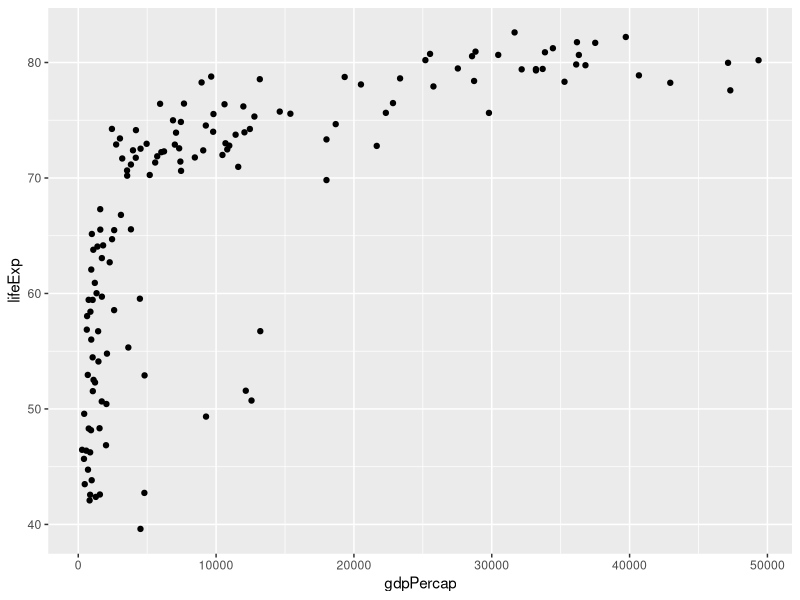
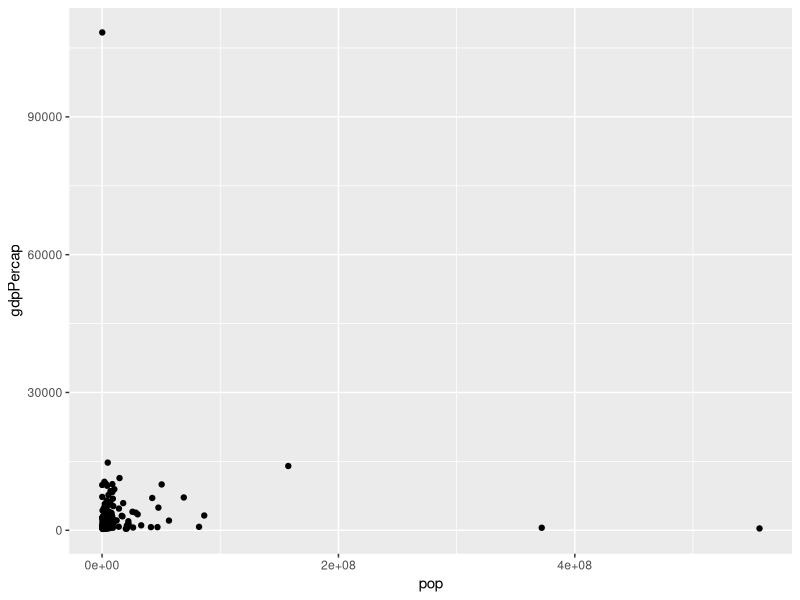
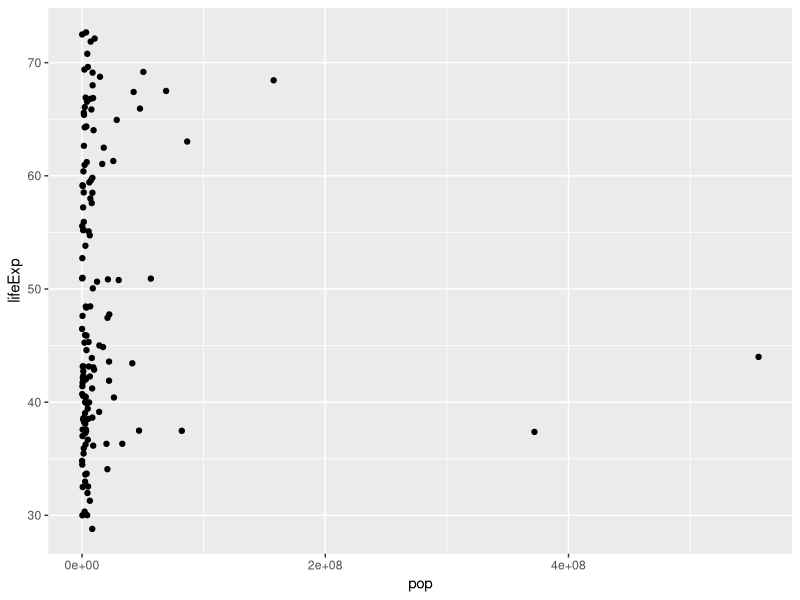
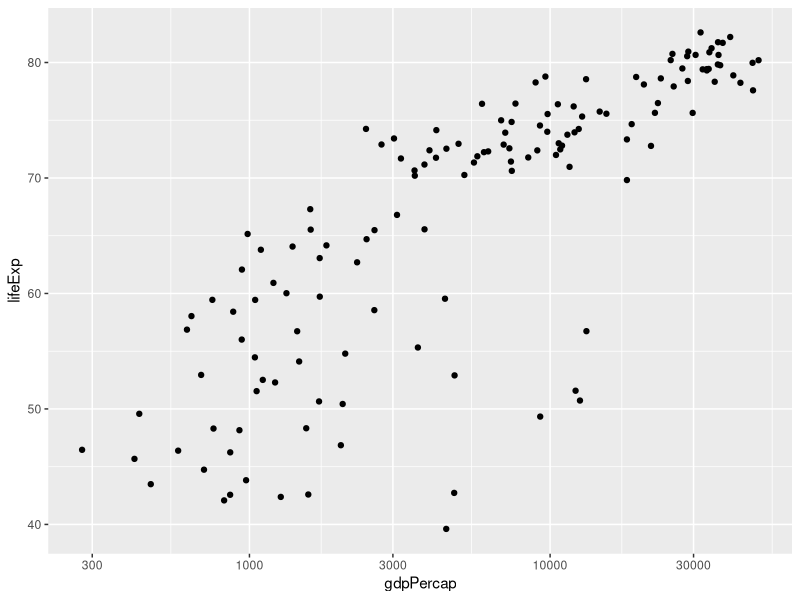
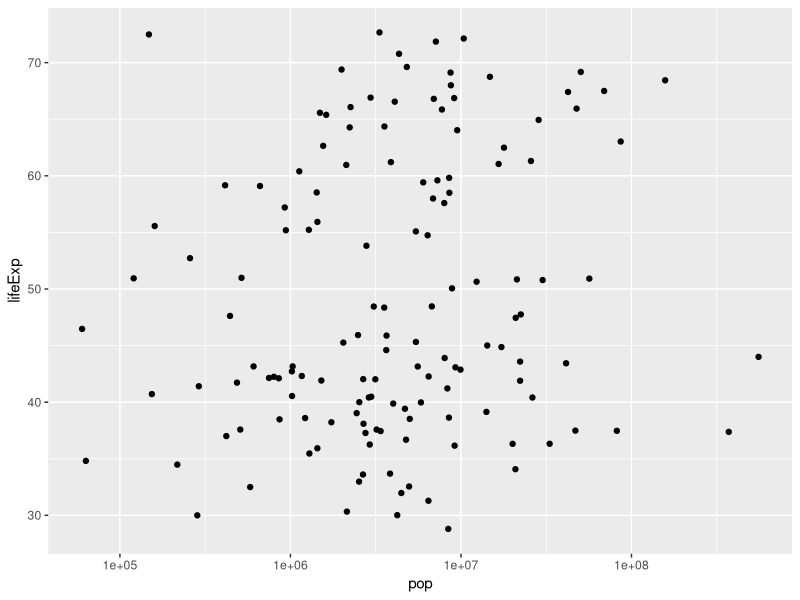
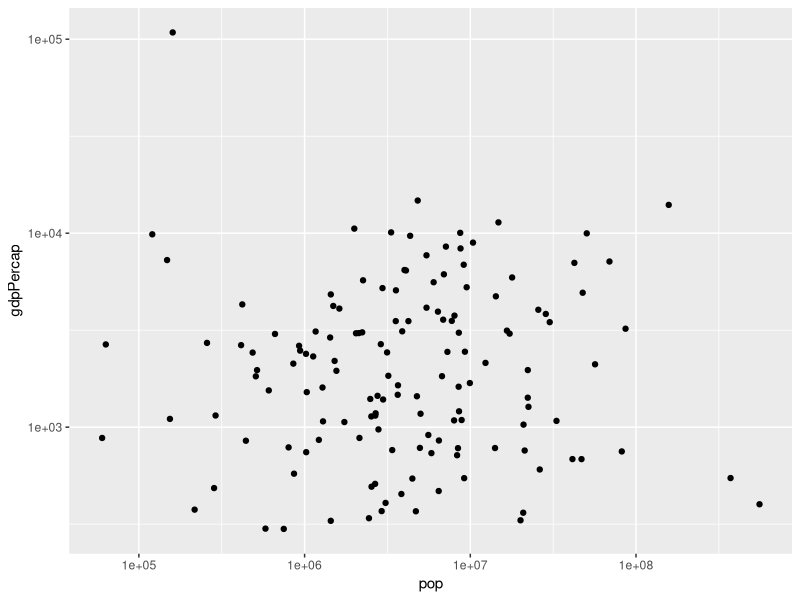
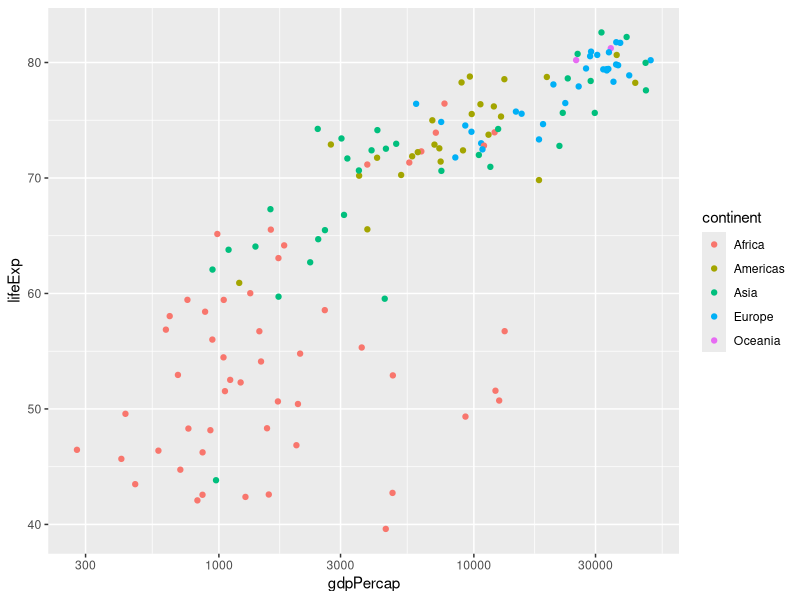
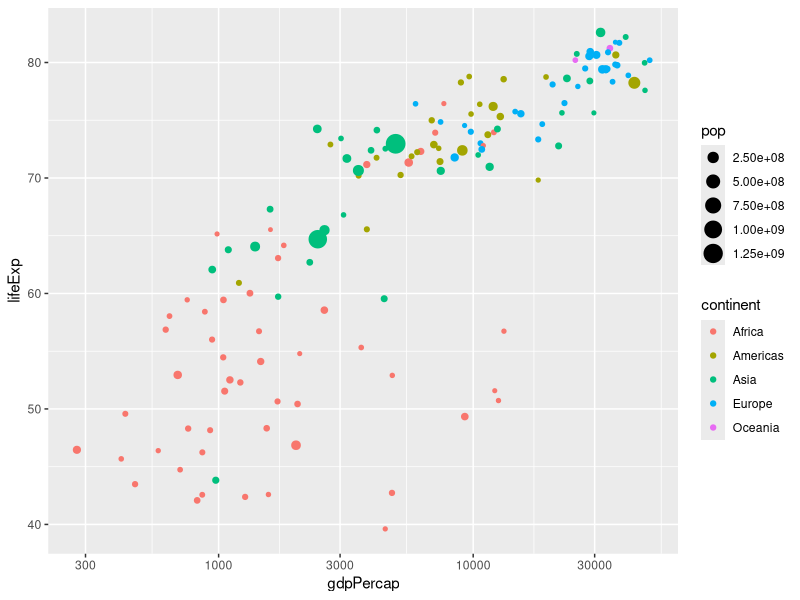

R code for these plots, in order:
## ---- chunk 1
library(dplyr)
library(ggplot2)
library(readr)
## ---- chunk 2
gapminder <- read_tsv("gapminder.tsv", col_names = TRUE)
## ---- chunk 3
gapminder_07 <- gapminder %>%
    filter(year == 2007)
## ---- chunk 4
# relationship bewteen a country's wealth and life expectancy
ggplot(gapminder_07, aes(x = gdpPercap, y = lifeExp)) +
    geom_point()
## ---- chunk 5
gapminder_1952 <- gapminder %>%
    filter(year == 1952)
## ---- chunk 6
# put pop on the x-axis and gdpPercap on the y-axis
ggplot(gapminder_1952, aes(x = pop, y = gdpPercap)) +
  geom_point()
## ---- chunk 7
# Create a scatter plot with pop on the x-axis and lifeExp on the y-axis
ggplot(gapminder_1952, aes(x = pop, y = lifeExp)) + 
    geom_point()
## ---- chunk 8
ggplot(gapminder_07, aes(x = gdpPercap, y = lifeExp)) +
  geom_point() +
  scale_x_log10()
## ---- chunk 9
ggplot(gapminder_1952, aes(x = pop, y = lifeExp)) +
  geom_point() +
  scale_x_log10()
## ---- chunk 10
ggplot(gapminder_1952, aes(x = pop, y = gdpPercap)) +
  geom_point() +
  scale_x_log10() +
  scale_y_log10()
## ---- chunk 11
# added color
ggplot(gapminder_07, aes(x = gdpPercap, y = lifeExp, color = continent)) +
  geom_point() +
  scale_x_log10()
## ---- chunk 12
# including population as size of points
ggplot(gapminder_07, aes(x = gdpPercap, y = lifeExp,
                         color = continent,
                         size = pop)) +
  geom_point() +
  scale_x_log10()
